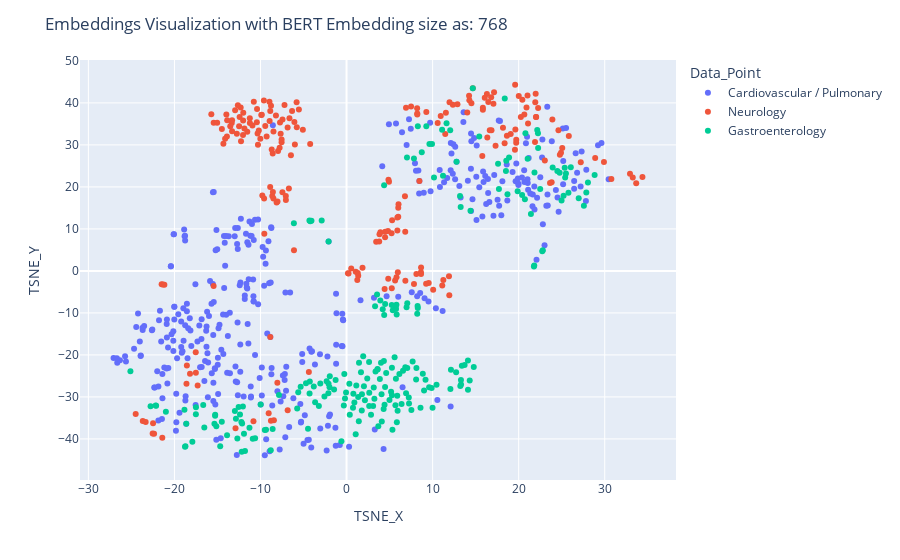

The notebook cell this image was saved under:
### Code cell
res_bert1 = np.array(load_embedding(file_name = "raw_bert_embedding.csv"))
plotEmbeddings(list(res_bert1), data['category'].values, 'BERT')

### Figure 1 — Plotly figure (JSON) as saved in the notebook; plotly's stock layout.template omitted (floating-point values rounded to 4 significant figures; data arrays with more than 128 entries replaced by an {"elided": "..."} marker saying what was removed)
{"data": [{"customdata": {"elided": "371x1 str values"}, "hovertemplate": "Data Point: %{customdata[0]}", "legendgroup": "Cardiovascular / Pulmonary", "marker": {"color": "#636efa", "symbol": "circle"}, "mode": "markers", "name": "Cardiovascular / Pulmonary", "orientation": "v", "showlegend": true, "type": "scatter", "x": {"elided": "371 float values"}, "xaxis": "x", "y": {"elided": "371 float values"}, "yaxis": "y"}, {"customdata": {"elided": "223x1 str values"}, "hovertemplate": "Data Point: %{customdata[0]}", "legendgroup": "Neurology", "marker": {"color": "#EF553B", "symbol": "circle"}, "mode": "markers", "name": "Neurology", "orientation": "v", "showlegend": true, "type": "scatter", "x": {"elided": "223 float values"}, "xaxis": "x", "y": {"elided": "223 float values"}, "yaxis": "y"}, {"customdata": {"elided": "224x1 str values"}, "hovertemplate": "Data Point: %{customdata[0]}", "legendgroup": "Gastroenterology", "marker": {"color": "#00cc96", "symbol": "circle"}, "mode": "markers", "name": "Gastroenterology", "orientation": "v", "showlegend": true, "type": "scatter", "x": {"elided": "224 float values"}, "xaxis": "x", "y": {"elided": "224 float values"}, "yaxis": "y"}], "layout": {"legend": {"title": {"text": "Data_Point"}, "tracegroupgap": 0}, "margin": {"t": 60}, "title": {"text": "Embeddings Visualization with BERT Embedding size as: 768"}, "xaxis": {"anchor": "y", "domain": [0, 1], "title": {"text": "TSNE_X"}}, "yaxis": {"anchor": "x", "domain": [0, 1], "title": {"text": "TSNE_Y"}}}}
